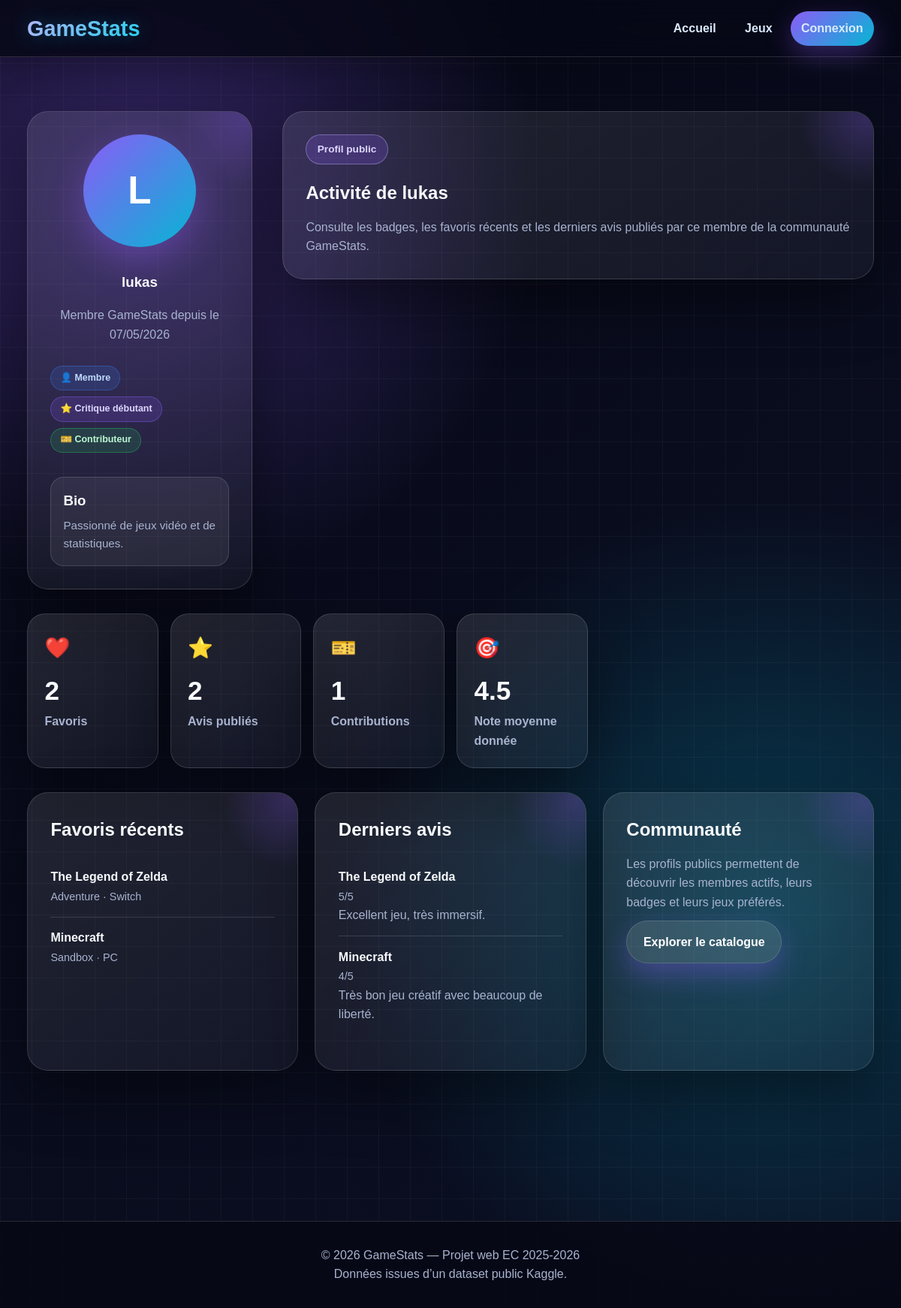
/user.php?id=2, run on the app's committed database.
### tables this page shows
CREATE TABLE users (
    id INT AUTO_INCREMENT PRIMARY KEY,
    username VARCHAR(50) NOT NULL UNIQUE,
    email VARCHAR(100) NOT NULL UNIQUE,
    password VARCHAR(255) NOT NULL,
    avatar VARCHAR(255),
    bio TEXT,
    role ENUM('user', 'admin') DEFAULT 'user',
    is_banned TINYINT(1) DEFAULT 0,
    created_at DATETIME DEFAULT CURRENT_TIMESTAMP
);

CREATE TABLE games (
    id INT AUTO_INCREMENT PRIMARY KEY,
    title VARCHAR(150) NOT NULL,
    platform VARCHAR(50),
    genre VARCHAR(50),
    release_year INT,
    publisher VARCHAR(100),
    global_sales DECIMAL(8,2),
    critic_score DECIMAL(4,1),
    user_score DECIMAL(4,1),
    image_url VARCHAR(255)
);

CREATE TABLE reviews (
    id INT AUTO_INCREMENT PRIMARY KEY,
    user_id INT NOT NULL,
    game_id INT NOT NULL,
    rating INT NOT NULL,
    comment TEXT,
    created_at DATETIME DEFAULT CURRENT_TIMESTAMP,
    UNIQUE KEY unique_user_game_review (user_id, game_id),
    FOREIGN KEY (user_id) REFERENCES users(id) ON DELETE CASCADE,
    FOREIGN KEY (game_id) REFERENCES games(id) ON DELETE CASCADE
);

### www/includes/badges.php (called while the page is built, shortened)
<?php
function getUserBadges(array $user): array
{
    $badges = [];
    $reviewCount = (int)($user['review_count'] ?? 0);
    $favoriteCount = (int)($user['favorite_count'] ?? 0);
    $ticketCount = (int)($user['ticket_count'] ?? 0);
    $createdAt = $user['created_at'] ?? null;
    if ($createdAt) {
        $createdDate = new DateTime($createdAt);
        $now = new DateTime();
        $accountAgeDays = $createdDate->diff($now)->days;
    }
    $badges[] = [
        'label' => 'Membre',
        'icon' => '👤',
        'class' => 'badge-user'
    ];
    if ($reviewCount >= 1) {
        $badges[] = [
            'label' => 'Critique débutant',
            'icon' => '⭐',
            'class' => 'badge-reviewer'
        ];
    }
    if ($ticketCount >= 1) {
        $badges[] = [
            'label' => 'Contributeur',
            'icon' => '🎫',
            'class' => 'badge-contributor'
        ];
    }
    return $badges;
}

### www/user.php (the view, shortened to what this page needs)
<?php
require_once 'includes/db.php';
require_once 'includes/badges.php';
$userId = (int)($_GET['id'] ?? 0);
$stmt = $pdo->prepare('SELECT * FROM users WHERE id = ?');
$stmt->execute([$userId]);
$user = $stmt->fetch();
$stmt = $pdo->prepare('SELECT COUNT(*) FROM favorites WHERE user_id = ?');
$stmt->execute([$userId]);
$favoriteCount = (int)$stmt->fetchColumn();
$stmt = $pdo->prepare('SELECT COUNT(*) FROM reviews WHERE user_id = ?');
$stmt->execute([$userId]);
$reviewCount = (int)$stmt->fetchColumn();
$stmt = $pdo->prepare('SELECT COUNT(*) FROM tickets WHERE user_id = ?');
$stmt->execute([$userId]);
$ticketCount = (int)$stmt->fetchColumn();
$stmt = $pdo->prepare('SELECT AVG(rating) FROM reviews WHERE user_id = ?');
$stmt->execute([$userId]);
$averageGivenRating = $stmt->fetchColumn();
$averageGivenRating = $averageGivenRating ? round($averageGivenRating, 1) : null;
$userForBadges = $user;
$userForBadges['review_count'] = $reviewCount;
$userForBadges['favorite_count'] = $favoriteCount;
$userForBadges['ticket_count'] = $ticketCount;
$userBadges = getUserBadges($userForBadges);
$stmt = $pdo->prepare(
    'SELECT games.*
     FROM favorites
     INNER JOIN games ON favorites.game_id = games.id
     WHERE favorites.user_id = ?
     ORDER BY favorites.created_at DESC
     LIMIT 6'
);
$stmt->execute([$userId]);
$latestFavorites = $stmt->fetchAll();
$stmt = $pdo->prepare(
    'SELECT reviews.*, games.title, games.id AS game_id
     FROM reviews
     INNER JOIN games ON reviews.game_id = games.id
     WHERE reviews.user_id = ?
     ORDER BY reviews.created_at DESC
     LIMIT 6'
);
$stmt->execute([$userId]);
$latestReviews = $stmt->fetchAll();
include 'includes/header.php';
?>
<section class="section">
    <div class="container">
        <div class="profile-grid">
            <aside class="info-box avatar-box">
                <?php if (!empty($user['avatar'])): ?>
                    <img
                        src="assets/uploads/<?= htmlspecialchars(basename($user['avatar'])) ?>"
                        alt="<?= htmlspecialchars($user['username']) ?>"
                        class="profile-avatar"
                    >
                <?php else: ?>
                    <div class="avatar-placeholder">
                        <?= htmlspecialchars(strtoupper(substr($user['username'], 0, 1))) ?>
                    </div>
                <?php endif; ?>
                <h1><?= htmlspecialchars($user['username']) ?></h1>
                <p>Membre GameStats depuis le <?= htmlspecialchars(date('d/m/Y', strtotime($user['created_at']))) ?></p>
                <div class="user-badges">
                    <?php foreach ($userBadges as $badge): ?>
                        <span class="user-badge <?= htmlspecialchars($badge['class']) ?>">
                            <?= htmlspecialchars($badge['icon']) ?>
                            <?= htmlspecialchars($badge['label']) ?>
                        </span>
                    <?php endforeach; ?>
                </div>
                <div class="profile-bio-preview">
                    <h3>Bio</h3>
                    <p>
                        <?= !empty($user['bio'])
                            ? nl2br(htmlspecialchars($user['bio']))
                            : 'Aucune biographie renseignée.' ?>
                    </p>
                </div>
            </aside>
            <div class="info-box">
                <span class="eyebrow">Profil public</span>
                <h2>Activité de <?= htmlspecialchars($user['username']) ?></h2>
                <p>
                    Consulte les badges, les favoris récents et les derniers avis publiés
                    par ce membre de la communauté GameStats.
                </p>
            </div>
        </div>
        <div class="dashboard-stats" style="margin-top: 2rem;">
            <article class="stat-card">
                <span>❤️</span>
                <h3><?= htmlspecialchars($favoriteCount) ?></h3>
                <p>Favoris</p>
            </article>
            <article class="stat-card">
                <span>⭐</span>
                <h3><?= htmlspecialchars($reviewCount) ?></h3>
                <p>Avis publiés</p>
            </article>
            <article class="stat-card">
                <span>🎫</span>
                <h3><?= htmlspecialchars($ticketCount) ?></h3>
                <p>Contributions</p>
            </article>
            <article class="stat-card">
                <span>🎯</span>
                <h3><?= $averageGivenRating !== null ? htmlspecialchars($averageGivenRating) : '—' ?></h3>
                <p>Note moyenne donnée</p>
            </article>
        </div>
        <div class="dashboard-grid">
            <article class="info-box">
                <h2>Favoris récents</h2>
                <?php if (empty($latestFavorites)): ?>
                    <p>Ce membre n’a pas encore de favoris publics.</p>
                <?php else: ?>
                    <ul class="dashboard-list">
                        <?php foreach ($latestFavorites as $favorite): ?>
                            <li>
                                <strong>
                                    <a href="game.php?id=<?= htmlspecialchars($favorite['id']) ?>">
                                        <?= htmlspecialchars($favorite['title']) ?>
                                    </a>
                                </strong>
                                <span>
                                    <?= !empty($favorite['genre']) ? htmlspecialchars($favorite['genre']) : 'Genre inconnu' ?>
                                    ·
                                    <?= !empty($favorite['platform']) ? htmlspecialchars($favorite['platform']) : 'Plateforme inconnue' ?>
                                </span>
                            </li>
                        <?php endforeach; ?>
                    </ul>
                <?php endif; ?>
            </article>
            <article class="info-box">
                <h2>Derniers avis</h2>
                <?php if (empty($latestReviews)): ?>
                    <p>Ce membre n’a pas encore publié d’avis.</p>
                <?php else: ?>
                    <ul class="dashboard-list">
                        <?php foreach ($latestReviews as $review): ?>
                            <li>
                                <strong>
                                    <a href="game.php?id=<?= htmlspecialchars($review['game_id']) ?>">
                                        <?= htmlspecialchars($review['title']) ?>
                                    </a>
                                </strong>
                                <span><?= htmlspecialchars($review['rating']) ?>/5</span>
                                <?php if (!empty($review['comment'])): ?>
                                    <p><?= nl2br(htmlspecialchars($review['comment'])) ?></p>
                                <?php endif; ?>
                            </li>
                        <?php endforeach; ?>
                    </ul>
                <?php endif; ?>
            </article>
            <article class="info-box">
                <h2>Communauté</h2>
                <p>
                    Les profils publics permettent de découvrir les membres actifs,
                    leurs badges et leurs jeux préférés.
                </p>
                <a href="games.php" class="btn btn-secondary">Explorer le catalogue</a>
            </article>
        </div>
    </div>
</section>
<?php include 'includes/footer.php'; ?>

### data on the page
users: username "L", username "lukas", created_at "07/05/2026", bio "Passionné de jeux vidéo et de statistiques.", id "2"
games: title "The Legend of Zelda", genre "Adventure", platform "Switch"
games: title "Minecraft", genre "Sandbox", platform "PC"
reviews: game.title "The Legend of Zelda", rating "5", comment "Excellent jeu, très immersif."
reviews: game.title "Minecraft", rating "4", comment "Très bon jeu créatif avec beaucoup de liberté."

### other printed values
$badge['icon'] "👤"
$badge['label'] "Membre"
$badge['icon'] "⭐"
$badge['label'] "Critique débutant"
$badge['icon'] "🎫"
$badge['label'] "Contributeur"
$ticketCount "1"
$averageGivenRating "4.5"
